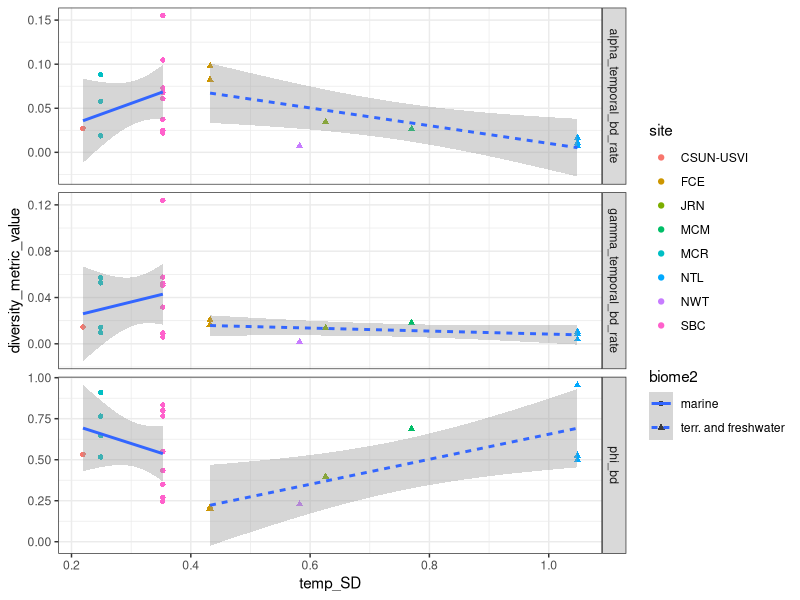
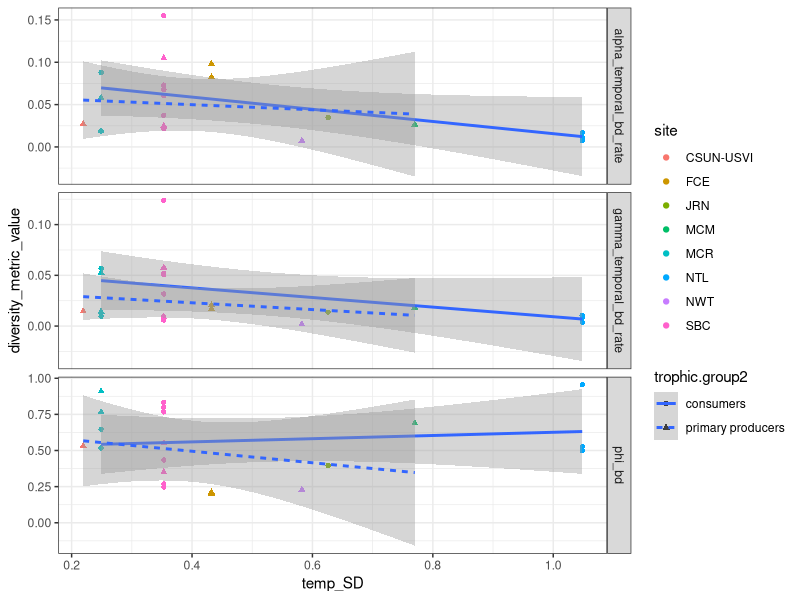
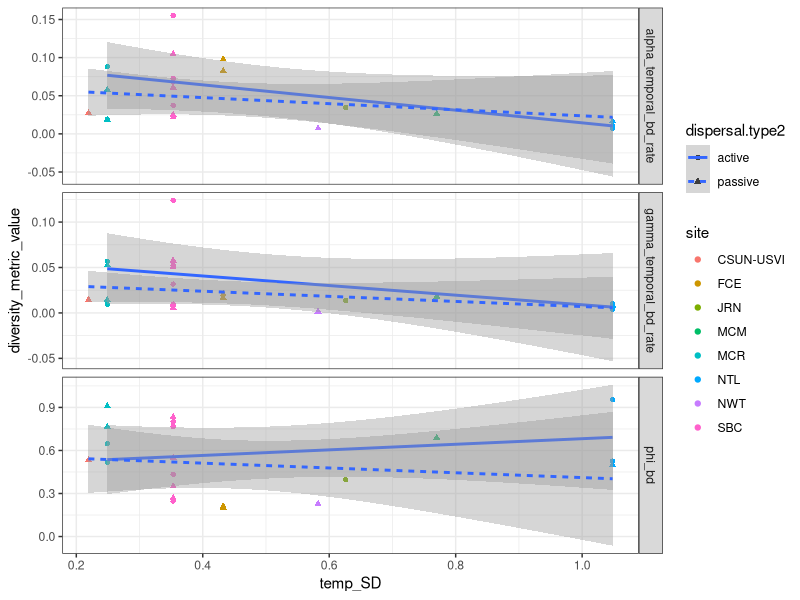

Recreate these plots in R, in order.
options(stringsAsFactors = FALSE)

library(tidyverse)

# read in data
d_wide <- read.csv('dat-RESULTS2018-05-09.csv')

wide_col_names <- names(d_wide)
response_var_names <- wide_col_names[grepl('alpha|gamma|beta|_bd',wide_col_names)]

d_long <- d_wide %>% tidyr::gather_(
  gather_cols = response_var_names,
  key_col = 'diversity_metric_name',
  value_col = 'diversity_metric_value'
)

# div metric names
# "CV_alpha_0"             "CV_beta_0"              "CV_gamma_0"             "CV_alpha_2"             "CV_beta_2"             
# "CV_gamma_2"             "alpha_temporal_bd_rate" "gamma_temporal_bd_rate" "phi_bd"  

d_plot <- d_long %>% filter(diversity_metric_name %in% c('alpha_temporal_bd_rate','gamma_temporal_bd_rate','phi_bd'))
d_plot$biome2 <- gsub('freshwater','terrestrial', d_plot$biome)
d_plot$biome2 <- gsub('terrestrial','terr. and freshwater',d_plot$biome2)

d_plot$trophic.group2 <- ifelse(d_plot$trophic.group == 'primary producers', 'primary producers', 'consumers')

d_plot$dispersal.type2 <- d_plot$dispersal.type
d_plot$dispersal.type2[grepl('passive',d_plot$dispersal.type2)] <- 'passive'
d_plot$dispersal.type2[grepl('active',d_plot$dispersal.type2)] <- 'active'


#########################
# marine vs. terrestrial
#########################
graphics.off()
windows(5,7)
ggplot(d_plot,
       aes(temp_SD, diversity_metric_value,
           shape = biome2,
           lty = biome2)) +
  geom_point(aes(color = site)) +
  stat_smooth(method = 'lm') +
  facet_grid(diversity_metric_name ~ .,
             scales = 'free_y') +
  theme_bw()

savePlot(
  paste0('Fig_compositional_change_marine_v_terrestrial-',Sys.Date(),'.pdf'), 
  type = 'pdf')

#########################
# trophic groups
#########################

graphics.off()
windows(5,7)
ggplot(d_plot,
       aes(temp_SD, diversity_metric_value,
           shape = trophic.group2,
           lty = trophic.group2)) +
  geom_point(aes(color = site)) +
  stat_smooth(method = 'lm') +
  facet_grid(diversity_metric_name ~ .,
             scales = 'free_y') +
  theme_bw()


savePlot(paste0('Fig_compositional_change_by_trophic_group-',Sys.Date(),'.pdf'), 
         type = 'pdf')

#########################
# dispersal groups
#########################
graphics.off()
windows(5,7)
graphics.off()
windows(5,7)
ggplot(d_plot,
       aes(temp_SD, diversity_metric_value,
           shape = dispersal.type2,
           lty = dispersal.type2)) +
  geom_point(aes(color = site)) +
  stat_smooth(method = 'lm') +
  facet_grid(diversity_metric_name ~ .,
             scales = 'free_y') +
  theme_bw()


savePlot(paste0('Fig_compositional_change_by_dispersal_type-',Sys.Date(),'.pdf'), 
         type = 'pdf')
  
